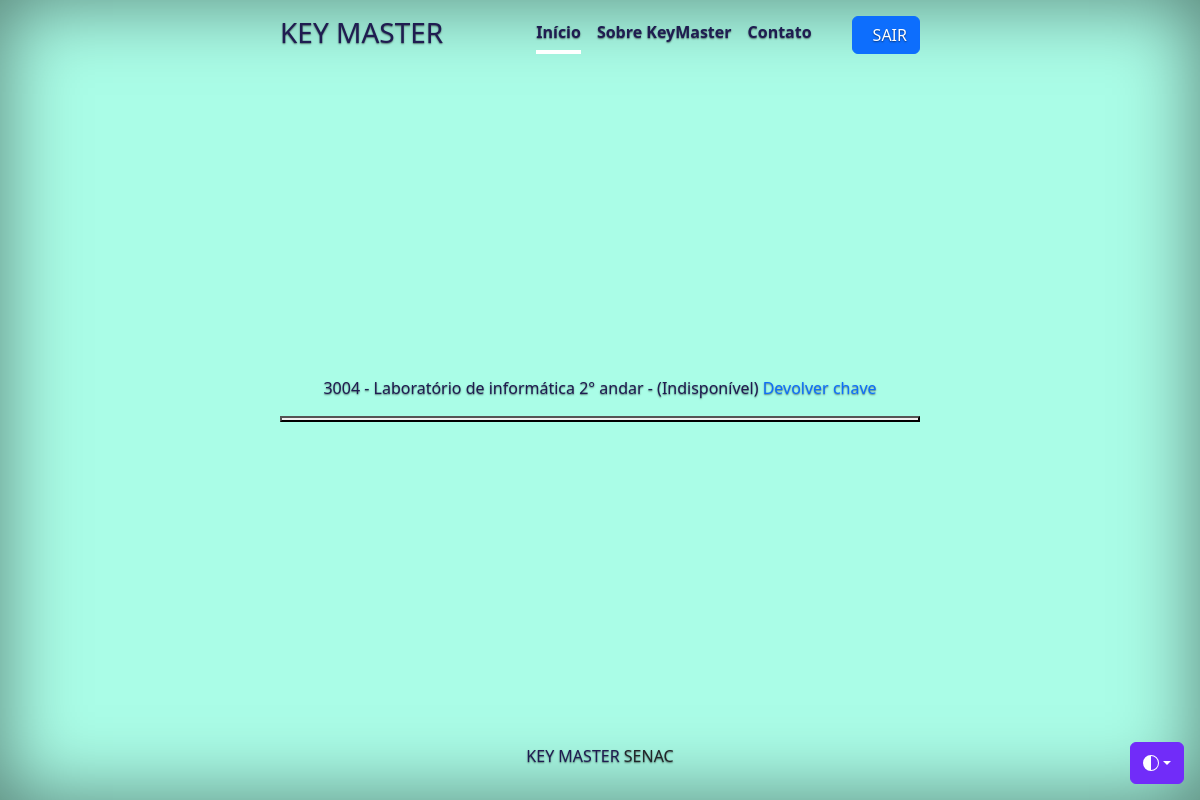
The page /list_indisponiveis/ (signed in) on the database as committed earlier.
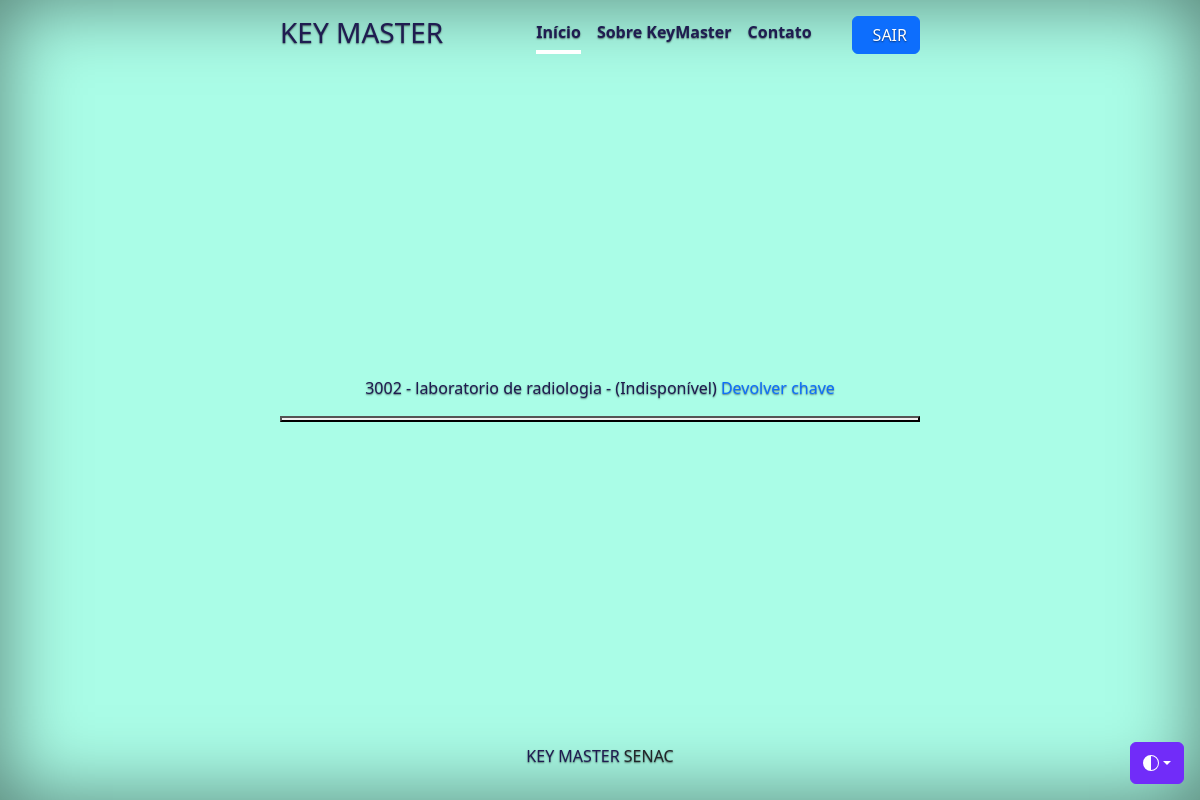
The same page on the database as committed later.
### key_aplication/models.py (models this page shows, shortened)
class Chave(models.Model):
    disponivel = models.BooleanField(default=True)
    sala = models.ForeignKey(Sala, on_delete=models.CASCADE, related_name='chaves')

class Sala(models.Model):
    numero = models.CharField(max_length=10)
    descricao = models.CharField(max_length=50)

### key_aplication/views.py (the view)
# urls.py: path('list_indisponiveis/', views.list_indisponiveis,name='list_indisponiveis'),
@login_required
def list_indisponiveis(request):
    chaves_indisponoveis = Chave.objects.filter(disponivel=False)
    return render(request, 'list_indisponiveis.html', {'chaves': chaves_indisponoveis})

### key_aplication/templates/list_indisponiveis.html (shortened to what this page needs)
{% extends 'principal.html' %}
{% block content %}
              {% for chave in chaves %}
              <p>
                  {% if chave.disponivel %} - (Disponível){% else %}{{chave.sala.numero}} - {{chave.sala.descricao}} - (Indisponível){% endif %}
                  {% if chave.disponivel %}
                      <a href="{% url 'alugar_chave' chave.id %}">Pegar chave</a>
                  {% else %}
                        <a href="{% url 'devolver_chave' chave.id %}">Devolver chave</a>
                  {% endif %}
              </p>
              <button></button>
          {% endfor %}
          {% endblock content %}

Rows that differ between the two databases and show on the page:
removed Chave: sala.numero "3004", sala.descricao "Laboratório de informática 2° andar", disponivel "Devolver chave"
added Chave: sala.numero "3002", sala.descricao "laboratorio de radiologia", disponivel "Devolver chave"
